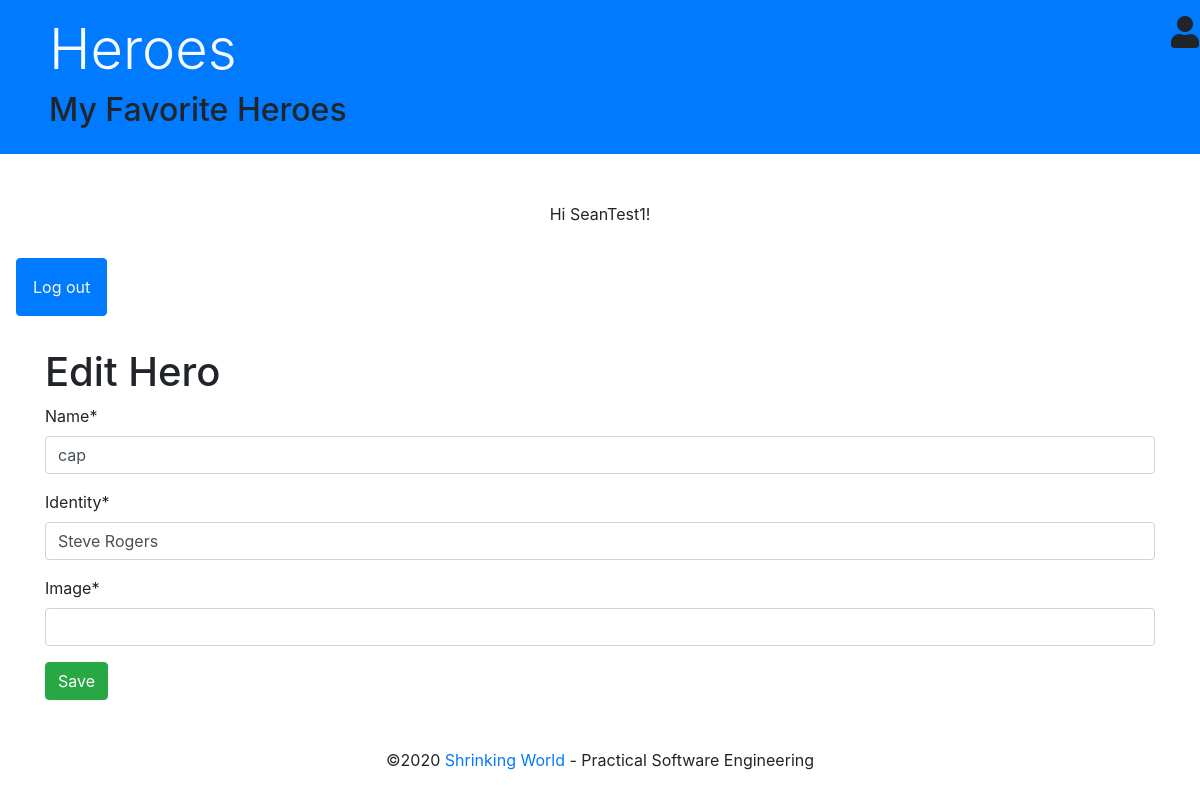
The app's page /9/ (signed in), older data.
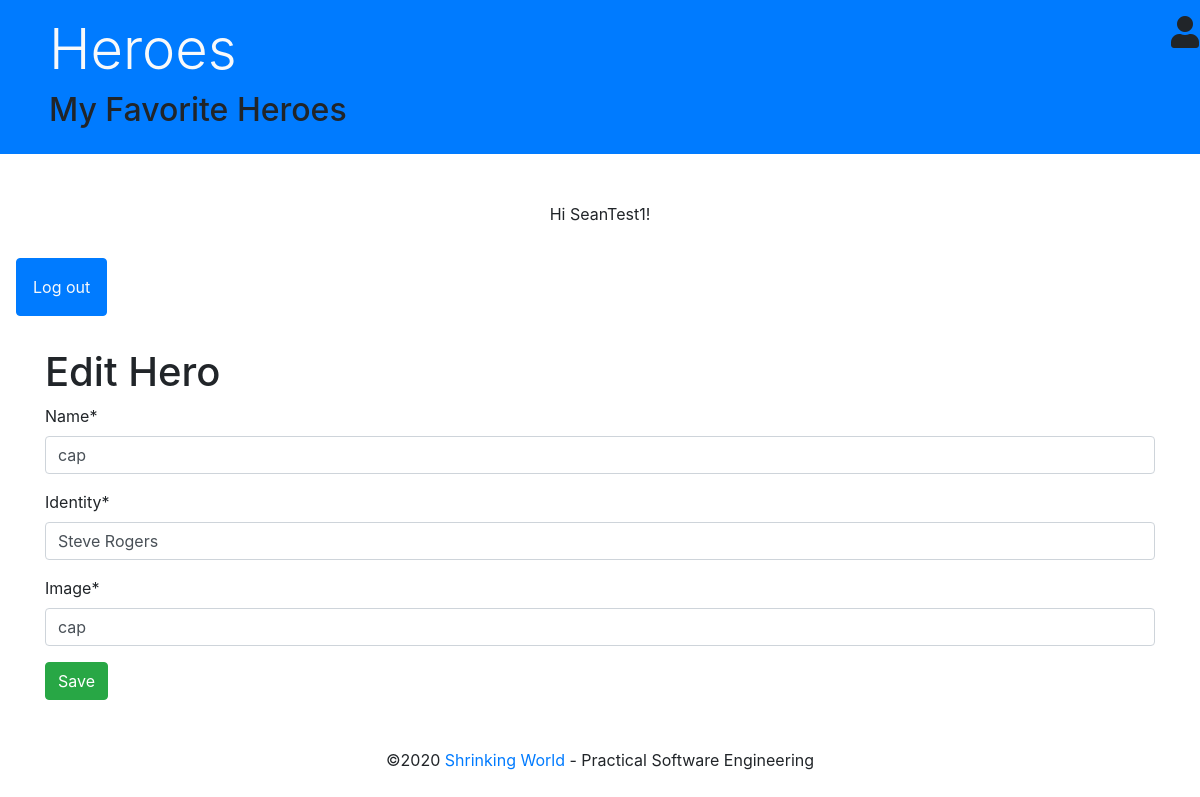
The same page, newer data.
### hero/models.py (models this page shows, shortened)
class Superhero(models.Model):
    name = models.CharField(max_length=20)
    identity = models.CharField(max_length=20)
    image = models.CharField(max_length=200, null=True)

### hero/views.py (the view, shortened to what this page needs)
# urls.py: path('<int:pk>/', HeroEditView.as_view(), name='hero_edit'),
class HeroEditView(LoginRequiredMixin, UpdateView):
    template_name = "hero_edit.html"
    model = Superhero
    fields = '__all__'

### templates/hero_edit.html
{% extends 'page_theme.html' %}
{% load crispy_forms_tags %}
{% block main %}
  <div class="container">
    <h1>Edit Hero</h1>
    <form action="" method="post">{% csrf_token %}
        {{ form|crispy }}
        <button class="btn btn-success" type="submit">Save</button>
    </form>
   </div>
{% endblock main %}

Row changes from the older to the newer data that the page shows:
changed Superhero "cap": image (not shown) → "cap"
